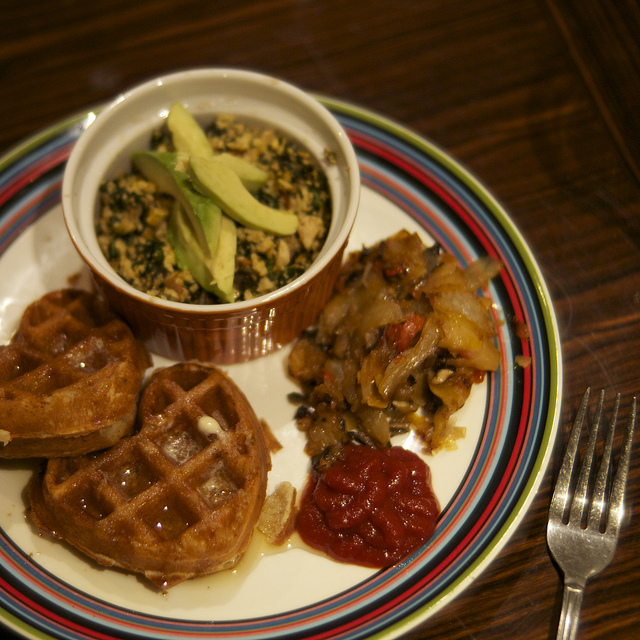
#> input picture workspace/sample.jpg, 640 x 640 px
$ python main.py --src sample.jpg
#> lines starting #> are read from the running program, lines starting #| are printed output that depends on the picture; after the words box and inside, x2 and y2 are one past the last pixel; in counts of white or black regions, pixels touching at a corner belong together
import cv2
import argparse

def main():

	parser = argparse.ArgumentParser()
	parser.add_argument('--src')
	args = parser.parse_args()

	src = cv2.imread(args.src, 0)
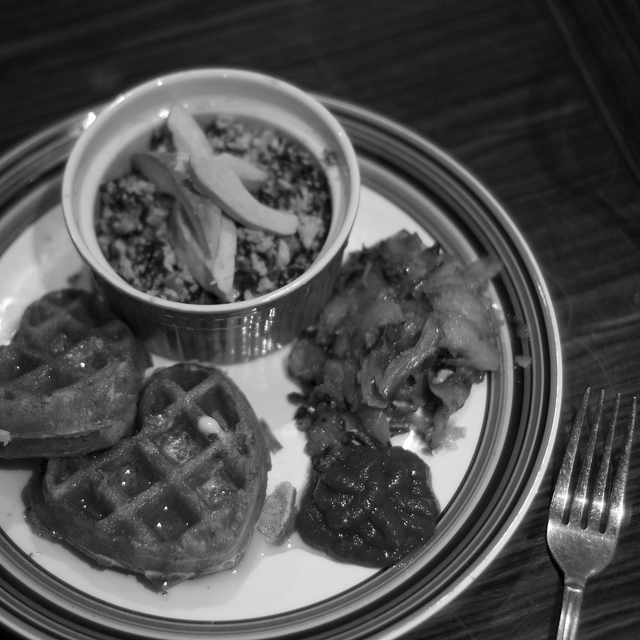
#> src: shape (640, 640); min 0, max 255, mean 78.8
	ret,dst = cv2.threshold(src,127,255,cv2.THRESH_BINARY_INV)
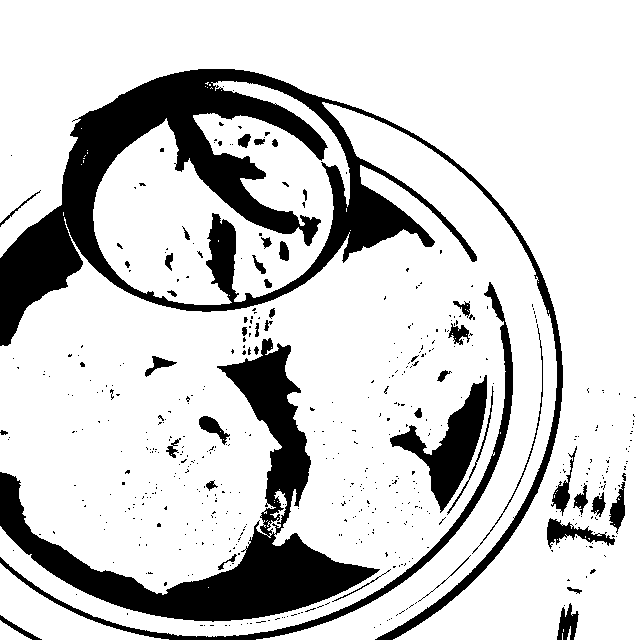
#> dst: shape (640, 640); 80.8% white; 515 black regions (468 under 20 px), largest, box (x1, y1, x2, y2) and area: (0, 69, 563, 640) 39706, (0, 338, 380, 622) 22496, (0, 282, 513, 640) 4802
	cv2.imwrite("output.png", dst)

	while True:

		k = cv2.waitKey(0) & 0xFF
#> (key Esc is pressed here)
		if k == 27:
			break
		cv2.imshow("effect",dst)


if __name__ == "__main__":
    main()
